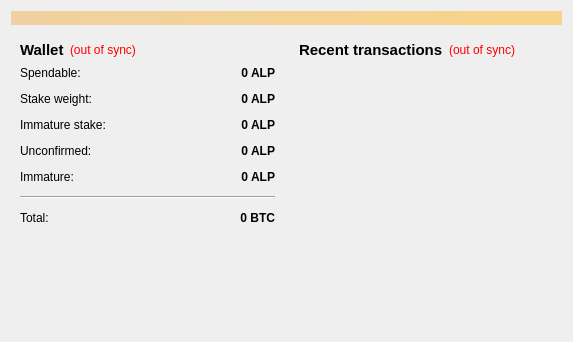
<?xml version="1.0" encoding="UTF-8"?>
<ui version="4.0">
 <class>OverviewPage</class>
 <widget class="QWidget" name="OverviewPage">
  <property name="geometry">
   <rect>
    <x>0</x>
    <y>0</y>
    <width>573</width>
    <height>342</height>
   </rect>
  </property>
  <property name="windowTitle">
   <string>Form</string>
  </property>
  <layout class="QVBoxLayout" name="topLayout">
   <item>
    <widget class="QLabel" name="labelAlerts">
     <property name="visible">
      <bool>false</bool>
     </property>
     <property name="styleSheet">
      <string notr="true">background-color: qlineargradient(x1: 0, y1: 0, x2: 1, y2: 0, stop:0 #F0D0A0, stop:1 #F8D488);  color:#000000
</string>
     </property>
     <property name="wordWrap">
      <bool>true</bool>
     </property>
     <property name="margin">
      <number>3</number>
     </property>
    </widget>
   </item>
   <item>
    <layout class="QHBoxLayout" name="horizontalLayout" stretch="1,1">
     <item>
      <layout class="QVBoxLayout" name="verticalLayout_2">
       <item>
        <widget class="QWidget" name="widget" native="true">
         <layout class="QVBoxLayout" name="verticalLayout_4">
          <item>
           <layout class="QHBoxLayout" name="horizontalLayout_4">
            <item>
             <widget class="QLabel" name="label_5">
              <property name="font">
               <font>
                <pointsize>11</pointsize>
                <weight>75</weight>
                <bold>true</bold>
               </font>
              </property>
              <property name="text">
               <string>Wallet</string>
              </property>
             </widget>
            </item>
            <item>
             <widget class="QLabel" name="labelWalletStatus">
              <property name="toolTip">
               <string>The displayed information may be out of date. Your wallet automatically synchronizes with the Alphacon network after a connection is established, but this process has not completed yet.</string>
              </property>
              <property name="styleSheet">
               <string notr="true">QLabel { color: red; }</string>
              </property>
              <property name="text">
               <string notr="true">(out of sync)</string>
              </property>
              <property name="alignment">
               <set>Qt::AlignLeading|Qt::AlignLeft|Qt::AlignVCenter</set>
              </property>
             </widget>
            </item>
            <item>
             <spacer name="horizontalSpacer_2">
              <property name="orientation">
               <enum>Qt::Horizontal</enum>
              </property>
              <property name="sizeHint" stdset="0">
               <size>
                <width>40</width>
                <height>20</height>
               </size>
              </property>
             </spacer>
            </item>
           </layout>
          </item>
          <item>
           <layout class="QFormLayout" name="formLayout_2">
            <property name="fieldGrowthPolicy">
             <enum>QFormLayout::AllNonFixedFieldsGrow</enum>
            </property>
            <property name="horizontalSpacing">
             <number>12</number>
            </property>
            <property name="verticalSpacing">
             <number>12</number>
            </property>
            <item row="0" column="0">
             <widget class="QLabel" name="label">
              <property name="text">
               <string>Spendable:</string>
              </property>
             </widget>
            </item>
            <item row="0" column="1">
             <widget class="QLabel" name="labelBalance">
              <property name="font">
               <font>
                <weight>75</weight>
                <bold>true</bold>
               </font>
              </property>
              <property name="cursor">
               <cursorShape>IBeamCursor</cursorShape>
              </property>
              <property name="toolTip">
               <string>Your current spendable balance</string>
              </property>
              <property name="text">
               <string notr="true">0 ALP</string>
              </property>
              <property name="alignment">
               <set>Qt::AlignRight|Qt::AlignTrailing|Qt::AlignVCenter</set>
              </property>
              <property name="textInteractionFlags">
               <set>Qt::LinksAccessibleByMouse|Qt::TextSelectableByKeyboard|Qt::TextSelectableByMouse</set>
              </property>
             </widget>
            </item>
            <item row="1" column="0">
             <widget class="QLabel" name="label_61">
              <property name="text">
               <string>Stake weight:</string>
              </property>
             </widget>
            </item>
            <item row="1" column="1">
             <widget class="QLabel" name="labelStakeWeight">
              <property name="font">
               <font>
                <weight>75</weight>
                <bold>true</bold>
               </font>
              </property>
              <property name="cursor">
               <cursorShape>IBeamCursor</cursorShape>
              </property>
              <property name="toolTip">
               <string>Total of coins that was staked</string>
              </property>
              <property name="text">
               <string notr="true">0 ALP</string>
              </property>
              <property name="alignment">
               <set>Qt::AlignRight|Qt::AlignTrailing|Qt::AlignVCenter</set>
              </property>
              <property name="textInteractionFlags">
               <set>Qt::LinksAccessibleByMouse|Qt::TextSelectableByKeyboard|Qt::TextSelectableByMouse</set>
              </property>
             </widget>
            </item>
            <item row="2" column="0">
             <widget class="QLabel" name="label_6">
              <property name="text">
               <string>Immature stake:</string>
              </property>
             </widget>
            </item>
            <item row="2" column="1">
             <widget class="QLabel" name="labelStake">
              <property name="font">
               <font>
                <weight>75</weight>
                <bold>true</bold>
               </font>
              </property>
              <property name="cursor">
               <cursorShape>IBeamCursor</cursorShape>
              </property>
              <property name="toolTip">
               <string>Total of coins that was staked, and do not yet count toward the current balance</string>
              </property>
              <property name="text">
               <string notr="true">0 ALP</string>
              </property>
              <property name="alignment">
               <set>Qt::AlignRight|Qt::AlignTrailing|Qt::AlignVCenter</set>
              </property>
              <property name="textInteractionFlags">
               <set>Qt::LinksAccessibleByMouse|Qt::TextSelectableByKeyboard|Qt::TextSelectableByMouse</set>
              </property>
             </widget>
            </item>
            <item row="3" column="0">
             <widget class="QLabel" name="label_3">
              <property name="text">
               <string>Unconfirmed:</string>
              </property>
             </widget>
            </item>
            <item row="3" column="1">
             <widget class="QLabel" name="labelUnconfirmed">
              <property name="font">
               <font>
                <weight>75</weight>
                <bold>true</bold>
               </font>
              </property>
              <property name="cursor">
               <cursorShape>IBeamCursor</cursorShape>
              </property>
              <property name="toolTip">
               <string>Total of transactions that have yet to be confirmed, and do not yet count toward the current balance</string>
              </property>
              <property name="text">
               <string notr="true">0 ALP</string>
              </property>
              <property name="alignment">
               <set>Qt::AlignRight|Qt::AlignTrailing|Qt::AlignVCenter</set>
              </property>
              <property name="textInteractionFlags">
               <set>Qt::LinksAccessibleByMouse|Qt::TextSelectableByKeyboard|Qt::TextSelectableByMouse</set>
              </property>
             </widget>
            </item>
            <item row="4" column="0">
             <widget class="QLabel" name="labelImmatureText">
              <property name="text">
               <string>Immature:</string>
              </property>
             </widget>
            </item>
            <item row="4" column="1">
             <widget class="QLabel" name="labelImmature">
              <property name="font">
               <font>
                <weight>75</weight>
                <bold>true</bold>
               </font>
              </property>
              <property name="toolTip">
               <string>Mined balance that has not yet matured</string>
              </property>
              <property name="text">
               <string notr="true">0 ALP</string>
              </property>
              <property name="alignment">
               <set>Qt::AlignRight|Qt::AlignTrailing|Qt::AlignVCenter</set>
              </property>
              <property name="textInteractionFlags">
               <set>Qt::LinksAccessibleByMouse|Qt::TextSelectableByKeyboard|Qt::TextSelectableByMouse</set>
              </property>
             </widget>
            </item>
            <item row="5" column="0" colspan="2">
             <widget class="Line" name="line">
              <property name="orientation">
               <enum>Qt::Horizontal</enum>
              </property>
             </widget>
            </item>
            <item row="6" column="0">
             <widget class="QLabel" name="labelTotalText">
              <property name="text">
               <string>Total:</string>
              </property>
             </widget>
            </item>
            <item row="6" column="1">
             <widget class="QLabel" name="labelTotal">
              <property name="font">
               <font>
                <weight>75</weight>
                <bold>true</bold>
               </font>
              </property>
              <property name="cursor">
               <cursorShape>IBeamCursor</cursorShape>
              </property>
              <property name="toolTip">
               <string>Your current total balance</string>
              </property>
              <property name="text">
               <string notr="true">0 BTC</string>
              </property>
              <property name="alignment">
               <set>Qt::AlignRight|Qt::AlignTrailing|Qt::AlignVCenter</set>
              </property>
              <property name="textInteractionFlags">
               <set>Qt::LinksAccessibleByMouse|Qt::TextSelectableByKeyboard|Qt::TextSelectableByMouse</set>
              </property>
             </widget>
            </item>
           </layout>
          </item>
         </layout>
        </widget>
       </item>
       <item>
        <spacer name="verticalSpacer">
         <property name="orientation">
          <enum>Qt::Vertical</enum>
         </property>
         <property name="sizeHint" stdset="0">
          <size>
           <width>20</width>
           <height>40</height>
          </size>
         </property>
        </spacer>
       </item>
      </layout>
     </item>
     <item>
      <layout class="QVBoxLayout" name="verticalLayout_3">
       <item>
        <widget class="QWidget" name="widget_2" native="true">
         <layout class="QVBoxLayout" name="verticalLayout">
          <item>
           <layout class="QHBoxLayout" name="horizontalLayout_2">
            <item>
             <widget class="QLabel" name="label_4">
              <property name="font">
               <font>
                <pointsize>11</pointsize>
                <weight>75</weight>
                <bold>true</bold>
               </font>
              </property>
              <property name="text">
               <string>&lt;b&gt;Recent transactions&lt;/b&gt;</string>
              </property>
             </widget>
            </item>
            <item>
             <widget class="QLabel" name="labelTransactionsStatus">
              <property name="toolTip">
               <string>The displayed information may be out of date. Your wallet automatically synchronizes with the Alphacon network after a connection is established, but this process has not completed yet.</string>
              </property>
              <property name="styleSheet">
               <string notr="true">QLabel { color: red; }</string>
              </property>
              <property name="text">
               <string notr="true">(out of sync)</string>
              </property>
              <property name="alignment">
               <set>Qt::AlignRight|Qt::AlignTrailing|Qt::AlignVCenter</set>
              </property>
             </widget>
            </item>
            <item>
             <spacer name="horizontalSpacer">
              <property name="orientation">
               <enum>Qt::Horizontal</enum>
              </property>
              <property name="sizeHint" stdset="0">
               <size>
                <width>40</width>
                <height>20</height>
               </size>
              </property>
             </spacer>
            </item>
           </layout>
          </item>
          <item>
           <widget class="QListView" name="listTransactions">
            <property name="styleSheet">
             <string notr="true">QListView { background: transparent; }</string>
            </property>
            <property name="frameShape">
             <enum>QFrame::NoFrame</enum>
            </property>
            <property name="verticalScrollBarPolicy">
             <enum>Qt::ScrollBarAlwaysOff</enum>
            </property>
            <property name="horizontalScrollBarPolicy">
             <enum>Qt::ScrollBarAlwaysOff</enum>
            </property>
            <property name="selectionMode">
             <enum>QAbstractItemView::NoSelection</enum>
            </property>
           </widget>
          </item>
         </layout>
        </widget>
       </item>
      </layout>
     </item>
    </layout>
   </item>
  </layout>
 </widget>
 <resources/>
 <connections/>
</ui>
